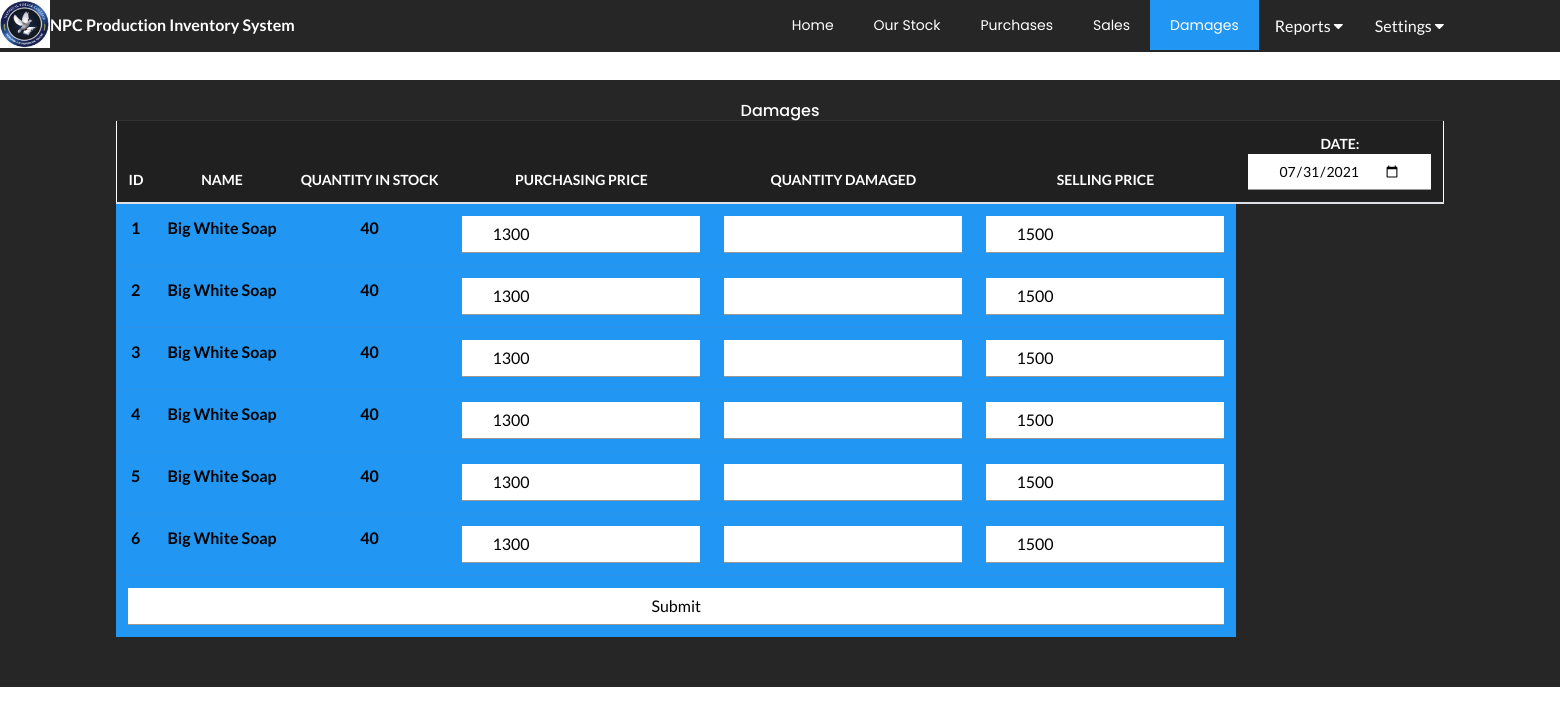
The app's page /Damages_Search.php (signed in) with its own data.
### tables this page shows
CREATE TABLE IF NOT EXISTS `products` (
  `productId` int(25) NOT NULL AUTO_INCREMENT,
  `productName` varchar(25) NOT NULL,
  `purchasingPrice` decimal(65,0) NOT NULL,
  `sellingPrice` decimal(65,0) NOT NULL,
  `balance` int(25) NOT NULL,
  PRIMARY KEY (`productId`)
);

### Damages_Search.php (the view, shortened to what this page needs)
<!DOCTYPE html>
<html>
<head>
	<link rel="stylesheet" type="text/css" href="css/css/style2.css">
  <link rel="stylesheet" type="text/css" href="newcss.css">
	<link rel="stylesheet" href="https://cdnjs.cloudflare.com/ajax/libs/font-awesome/4.7.0/css/font-awesome.min.css">
    <link rel="stylesheet" href="assets/css/bootstrap.min.css">
    <link rel="stylesheet" href="assets/css/font-awesome.min.css">
    <link rel="stylesheet" href="assets/css/themify-icons.css">
    <link rel="stylesheet" href="assets/css/metisMenu.css">
    <link rel="stylesheet" href="assets/css/owl.carousel.min.css">
    <link rel="stylesheet" href="assets/css/slicknav.min.css">
    <link rel="stylesheet" href="https://www.amcharts.com/lib/3/plugins/export/export.css" type="text/css" media="all" />
    <link rel="stylesheet" href="assets/css/typography.css">
    <link rel="stylesheet" href="assets/css/default-css.css">
    <link rel="stylesheet" href="assets/css/styles.css">
    <link rel="stylesheet" href="assets/css/responsive.css">
</head>
<body>
<header>
  <div class="logo"><img src="images/logo.jfif" ><p style="font-size: 16px;">NPC Production Inventory System</p></div>
  <nav>
    <ul>
      <li><a href="index.php" >Home</a></li>
      <li><a href="Ourstock.php" >Our Stock</a></li>
      <li><a href="Purchases.php">Purchases</a></li>
      <li><a href="Sales.php">Sales</a></li>
      <li><a href="Damages.php" class="active">Damages</a></li>
      <li>
  <div class="subnav">
    <button class="subnavbtn">Reports <i class="fa fa-caret-down"></i></button>
 </div></li>
      <li>
  <div class="subnav">
    <button class="subnavbtn">Settings <i class="fa fa-caret-down"></i></button>
 </div></li>
    </ul>
  </nav>
</header>
<div class="contents">
<div>
            <div class="main-content-inner">
                <br>
                <h4 class="heading">Damages</h4>
                <form method="post" action="damage.php">
                <div class="row">
                                <div class="single-table">
                                    <div class="table-responsive">
                                        <table class="table text-dark text-center">
                                            <thead class="text-uppercase">
                                                <tr class="table-active">
                                                    <th scope="col">ID</th>
                                                    <th scope="col">Name</th>
                                                    <th scope="col">Quantity in stock</th>
                                                    <th scope="col">Purchasing Price</th>
                                                    <th scope="col">Quantity Damaged</th>
                                                    <th scope="col">Selling Price</th>
                           <th scope="col">Date:<input type="date" id="monthly" name="date" value="<?php echo date('Y-m-d');?>"></th>
                                                </tr>
                                            </thead>
                                            <tbody>
      <?php
               $conn = new mysqli("localhost","root","","NPC");
               $mysearch=$_POST["search"];
               $result = mysqli_query($conn, "SELECT * FROM Products WHERE balance!='0' AND productName LIKE '%$mysearch%' ");
              while($row = mysqli_fetch_array($result)) {
$products[]=$row["productId"];
$rowCount = count($products);
}
for($i=0;$i<$rowCount;$i++) {
$result = mysqli_query($conn, "SELECT * FROM Products WHERE productName LIKE '%$mysearch%' ");
$row[$i]= mysqli_fetch_array($result);
?>
                   <tr class="database-data">
                    <th><?php echo $i+1 ?></th>
                      <th> <input type="hidden" name="product_id[]" value="<?php echo $row[$i]["productId"]  ?>"><?php echo $row[$i]["productName"] ?></th>
                      <th><?php echo $row[$i]["balance"]  ?></th>
                      <th><input type="text" name="price[]" value="<?php echo $row[$i]["purchasingPrice"]  ?>"></th>
                      <th> <input type="text" name="quant[]"></th>
                      <th> <input type="text" name="selling_price[]" value="<?php echo $row[$i]["sellingPrice"]  ?>"></th>
                    </tr>
            <?php
                 }
                 ?>
                 <tr class="database-data"><th colspan="6" >
               <input type="submit" name="damage" value="Submit" style="" class="purchase-button">
                </th></tr>
                 </tbody>
                                        </table>
                                    </div>
                                </div>
</div>
                    </form>
                    </div>
</body>
</html>

### css/css/style2.css (style rules this page uses)
body { margin: 0; padding: 0; font-family: sans-serif; background-attachment: fixed; background-position: center; }
header { position: absolute; top: 0; left: 0; padding: 0 100px; background: #262626; width: 100%; box-sizing: border-box; position: fixed; }
header .logo { color: #fff; height: 50px; line-height: 50px; font-size: 24px; float: left; font-weight: bold; display: flex; flex-wrap: wrap; }
header .logo p { color: #fff; line-height: 50px; font-size: 24px; }
header .logo img { width: 50px; height: 48px; margin-left: -100px; }
header nav { float: right; }
header nav ul { margin: 0; padding: 0; display: flex; }
header nav ul li { list-style: none; }
header nav ul li a { height: 50px; line-height: 50px; padding: 0 20px; color: #fff; text-decoration: none; display: block; }
header nav ul li a:hover, header nav ul li a.active { color: #fff; background: #2196f3; }
input, select, textarea { outline: none; appearance: unset !important; -moz-appearance: unset !important; -webkit-appearance: unset !important; -o-appearance: unset !important; -ms-appearance: unset !important; }
p { margin-bottom: 0px; font-size: 15px; color: #777; }
body { font-size: 13px; line-height: 1.8; color: #222; background: #f8f8f8; font-weight: 400; font-family: Poppins; }
.signin-form, { width: 50%; overflow: hidden; }
input { width: 100%; display: block; border: none; border-bottom: 1px solid #999; padding: 6px 30px; font-family: Poppins; box-sizing: border-box; }
.contents { margin-top: 80px; width: 100%; height: auto; text-align: center; }
.table-active { background-color: #979A9A; text-align: center; color: #fff; border-left: 1px solid #fff; border-right: 1px solid #fff; }
.row { display: flex; justify-content: center; }
.main-content-inner { background-color: #262626; }
.heading { font-size: 16px; color: #fff; }
.database-data { font-size: 16px; color: black; font-weight: bold; background-color: #2196f3; }
.purchase-button { float: right;background-color: #fff;cursor: pointer; }

### newcss.css (style rules this page uses)
.subnav { overflow: hidden; }
.subnav .subnavbtn { font-size: 16px; border: none; outline: none; color: #fff; padding: 14px 16px; background-color: inherit; font-family: inherit; margin: 0; }

### assets/css/styles.css (style rules this page uses)
.main-content-inner { padding: 0 30px 50px; }
.single-table .table { margin-bottom: 0; }
table tr th { border-bottom: none; }
table tr th, table tr td { border-top: 1px solid rgba(120, 130, 140, 0.13) !important; }

### records on screen
products: productName "Big White Soap", balance "40", purchasingPrice "1300", sellingPrice "1500"
